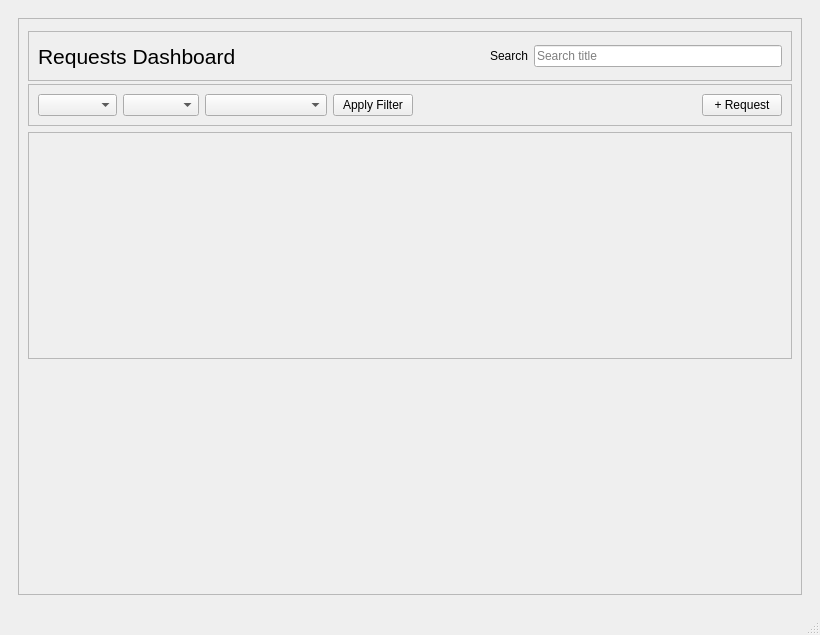
<?xml version="1.0" encoding="UTF-8"?>
<ui version="4.0">
 <class>MainWindow</class>
 <widget class="QMainWindow" name="MainWindow">
  <property name="geometry">
   <rect>
    <x>0</x>
    <y>0</y>
    <width>820</width>
    <height>635</height>
   </rect>
  </property>
  <property name="minimumSize">
   <size>
    <width>820</width>
    <height>0</height>
   </size>
  </property>
  <property name="maximumSize">
   <size>
    <width>16777215</width>
    <height>16777215</height>
   </size>
  </property>
  <property name="windowTitle">
   <string>MainWindow</string>
  </property>
  <widget class="QWidget" name="centralwidget">
   <property name="minimumSize">
    <size>
     <width>720</width>
     <height>0</height>
    </size>
   </property>
   <layout class="QHBoxLayout" name="horizontalLayout_5">
    <item>
     <widget class="QStackedWidget" name="stackedWidget">
      <property name="currentIndex">
       <number>1</number>
      </property>
      <widget class="QWidget" name="sign_in_Widget">
       <layout class="QVBoxLayout" name="verticalLayout_3">
        <item>
         <spacer name="verticalSpacer_3">
          <property name="orientation">
           <enum>Qt::Orientation::Vertical</enum>
          </property>
          <property name="sizeHint" stdset="0">
           <size>
            <width>20</width>
            <height>40</height>
           </size>
          </property>
         </spacer>
        </item>
        <item>
         <widget class="QFrame" name="frame_2">
          <property name="frameShape">
           <enum>QFrame::Shape::StyledPanel</enum>
          </property>
          <property name="frameShadow">
           <enum>QFrame::Shadow::Raised</enum>
          </property>
          <layout class="QVBoxLayout" name="verticalLayout_2">
           <item>
            <widget class="QLabel" name="label_title">
             <property name="font">
              <font>
               <family>Segoe UI</family>
               <pointsize>28</pointsize>
              </font>
             </property>
             <property name="text">
              <string>Merlin's Lamp: Request Manager</string>
             </property>
             <property name="alignment">
              <set>Qt::AlignmentFlag::AlignCenter</set>
             </property>
            </widget>
           </item>
          </layout>
         </widget>
        </item>
        <item>
         <widget class="QFrame" name="frame_7">
          <property name="frameShape">
           <enum>QFrame::Shape::StyledPanel</enum>
          </property>
          <property name="frameShadow">
           <enum>QFrame::Shadow::Raised</enum>
          </property>
          <layout class="QHBoxLayout" name="horizontalLayout_2">
           <item>
            <widget class="QFrame" name="frame_5">
             <property name="minimumSize">
              <size>
               <width>300</width>
               <height>0</height>
              </size>
             </property>
             <property name="maximumSize">
              <size>
               <width>300</width>
               <height>16777215</height>
              </size>
             </property>
             <property name="frameShape">
              <enum>QFrame::Shape::StyledPanel</enum>
             </property>
             <property name="frameShadow">
              <enum>QFrame::Shadow::Raised</enum>
             </property>
             <layout class="QVBoxLayout" name="verticalLayout_6">
              <item>
               <widget class="QFrame" name="frame_6">
                <property name="frameShape">
                 <enum>QFrame::Shape::StyledPanel</enum>
                </property>
                <property name="frameShadow">
                 <enum>QFrame::Shadow::Raised</enum>
                </property>
                <layout class="QVBoxLayout" name="verticalLayout">
                 <item>
                  <widget class="QFrame" name="frame_3">
                   <property name="maximumSize">
                    <size>
                     <width>400</width>
                     <height>16777215</height>
                    </size>
                   </property>
                   <property name="frameShape">
                    <enum>QFrame::Shape::StyledPanel</enum>
                   </property>
                   <property name="frameShadow">
                    <enum>QFrame::Shadow::Raised</enum>
                   </property>
                   <layout class="QGridLayout" name="gridLayout">
                    <item row="3" column="0">
                     <widget class="QLineEdit" name="lineEdit_password">
                      <property name="echoMode">
                       <enum>QLineEdit::EchoMode::Password</enum>
                      </property>
                     </widget>
                    </item>
                    <item row="2" column="0">
                     <widget class="QLabel" name="label">
                      <property name="text">
                       <string>Password</string>
                      </property>
                     </widget>
                    </item>
                    <item row="1" column="0">
                     <widget class="QLineEdit" name="lineEdit_username"/>
                    </item>
                    <item row="0" column="0">
                     <widget class="QLabel" name="label_2">
                      <property name="text">
                       <string>Username</string>
                      </property>
                     </widget>
                    </item>
                   </layout>
                  </widget>
                 </item>
                 <item>
                  <widget class="QFrame" name="frame">
                   <property name="maximumSize">
                    <size>
                     <width>250</width>
                     <height>16777215</height>
                    </size>
                   </property>
                   <property name="frameShape">
                    <enum>QFrame::Shape::StyledPanel</enum>
                   </property>
                   <property name="frameShadow">
                    <enum>QFrame::Shadow::Raised</enum>
                   </property>
                   <layout class="QVBoxLayout" name="verticalLayout_4">
                    <item>
                     <widget class="QFrame" name="frame_4">
                      <property name="frameShape">
                       <enum>QFrame::Shape::StyledPanel</enum>
                      </property>
                      <property name="frameShadow">
                       <enum>QFrame::Shadow::Raised</enum>
                      </property>
                      <layout class="QHBoxLayout" name="horizontalLayout">
                       <item>
                        <widget class="QPushButton" name="pushButton_userLogIn">
                         <property name="text">
                          <string>User Log in</string>
                         </property>
                        </widget>
                       </item>
                       <item>
                        <widget class="QPushButton" name="pushButton_AdminSignIn">
                         <property name="text">
                          <string>Admin Sign in</string>
                         </property>
                        </widget>
                       </item>
                      </layout>
                     </widget>
                    </item>
                    <item>
                     <widget class="QPushButton" name="pushButton_register">
                      <property name="text">
                       <string>Register</string>
                      </property>
                     </widget>
                    </item>
                   </layout>
                  </widget>
                 </item>
                </layout>
               </widget>
              </item>
             </layout>
            </widget>
           </item>
          </layout>
         </widget>
        </item>
        <item>
         <spacer name="verticalSpacer">
          <property name="orientation">
           <enum>Qt::Orientation::Vertical</enum>
          </property>
          <property name="sizeHint" stdset="0">
           <size>
            <width>20</width>
            <height>40</height>
           </size>
          </property>
         </spacer>
        </item>
       </layout>
      </widget>
      <widget class="QWidget" name="requests_dashboard">
       <layout class="QVBoxLayout" name="verticalLayout_5">
        <item>
         <widget class="QScrollArea" name="scrollArea_requestDashboard">
          <property name="minimumSize">
           <size>
            <width>720</width>
            <height>0</height>
           </size>
          </property>
          <property name="widgetResizable">
           <bool>true</bool>
          </property>
          <widget class="QWidget" name="scrollAreaWidgetContents">
           <property name="geometry">
            <rect>
             <x>0</x>
             <y>0</y>
             <width>782</width>
             <height>554</height>
            </rect>
           </property>
           <layout class="QVBoxLayout" name="verticalLayout_14">
            <item>
             <widget class="QFrame" name="frame_sort_search">
              <property name="minimumSize">
               <size>
                <width>0</width>
                <height>50</height>
               </size>
              </property>
              <property name="maximumSize">
               <size>
                <width>16777215</width>
                <height>43</height>
               </size>
              </property>
              <property name="frameShape">
               <enum>QFrame::Shape::StyledPanel</enum>
              </property>
              <property name="frameShadow">
               <enum>QFrame::Shadow::Raised</enum>
              </property>
              <layout class="QHBoxLayout" name="horizontalLayout_4">
               <item>
                <widget class="QLabel" name="label_request_dashboard">
                 <property name="font">
                  <font>
                   <pointsize>16</pointsize>
                  </font>
                 </property>
                 <property name="text">
                  <string>Requests Dashboard</string>
                 </property>
                </widget>
               </item>
               <item>
                <spacer name="horizontalSpacer">
                 <property name="orientation">
                  <enum>Qt::Orientation::Horizontal</enum>
                 </property>
                 <property name="sizeHint" stdset="0">
                  <size>
                   <width>150</width>
                   <height>20</height>
                  </size>
                 </property>
                </spacer>
               </item>
               <item>
                <widget class="QLabel" name="label_4">
                 <property name="text">
                  <string>Search</string>
                 </property>
                </widget>
               </item>
               <item>
                <widget class="QLineEdit" name="lineEdit_search">
                 <property name="maximumSize">
                  <size>
                   <width>300</width>
                   <height>16777215</height>
                  </size>
                 </property>
                 <property name="placeholderText">
                  <string>Search title</string>
                 </property>
                </widget>
               </item>
              </layout>
             </widget>
            </item>
            <item>
             <widget class="QFrame" name="frame_addRequest">
              <property name="minimumSize">
               <size>
                <width>0</width>
                <height>30</height>
               </size>
              </property>
              <property name="frameShape">
               <enum>QFrame::Shape::StyledPanel</enum>
              </property>
              <property name="frameShadow">
               <enum>QFrame::Shadow::Raised</enum>
              </property>
              <layout class="QHBoxLayout" name="horizontalLayout_8">
               <item>
                <widget class="QComboBox" name="comboBox_SortPriority">
                 <property name="placeholderText">
                  <string>Priority</string>
                 </property>
                 <item>
                  <property name="text">
                   <string>ALL</string>
                  </property>
                 </item>
                 <item>
                  <property name="text">
                   <string>LOW</string>
                  </property>
                 </item>
                 <item>
                  <property name="text">
                   <string>MEDIUM</string>
                  </property>
                 </item>
                 <item>
                  <property name="text">
                   <string>HIGH</string>
                  </property>
                 </item>
                </widget>
               </item>
               <item>
                <widget class="QComboBox" name="comboBox_SortStatus">
                 <property name="currentIndex">
                  <number>-1</number>
                 </property>
                 <property name="placeholderText">
                  <string>Status</string>
                 </property>
                 <item>
                  <property name="text">
                   <string>ALL</string>
                  </property>
                 </item>
                 <item>
                  <property name="text">
                   <string>Unread</string>
                  </property>
                 </item>
                 <item>
                  <property name="text">
                   <string>Working</string>
                  </property>
                 </item>
                 <item>
                  <property name="text">
                   <string>Finished</string>
                  </property>
                 </item>
                </widget>
               </item>
               <item>
                <widget class="QComboBox" name="comboBox_SortRequest">
                 <property name="placeholderText">
                  <string>Request</string>
                 </property>
                 <item>
                  <property name="text">
                   <string>ALL</string>
                  </property>
                 </item>
                 <item>
                  <property name="text">
                   <string>Feature</string>
                  </property>
                 </item>
                 <item>
                  <property name="text">
                   <string>Commission</string>
                  </property>
                 </item>
                 <item>
                  <property name="text">
                   <string>Problem Fix</string>
                  </property>
                 </item>
                 <item>
                  <property name="text">
                   <string>Request</string>
                  </property>
                 </item>
                 <item>
                  <property name="text">
                   <string>Reccomendation</string>
                  </property>
                 </item>
                </widget>
               </item>
               <item>
                <widget class="QPushButton" name="btn_apply_filter">
                 <property name="text">
                  <string>Apply Filter</string>
                 </property>
                </widget>
               </item>
               <item>
                <spacer name="horizontalSpacer_3">
                 <property name="orientation">
                  <enum>Qt::Orientation::Horizontal</enum>
                 </property>
                 <property name="sizeHint" stdset="0">
                  <size>
                   <width>40</width>
                   <height>20</height>
                  </size>
                 </property>
                </spacer>
               </item>
               <item>
                <widget class="QPushButton" name="pushButton_add_request">
                 <property name="text">
                  <string>+ Request</string>
                 </property>
                </widget>
               </item>
              </layout>
             </widget>
            </item>
            <item>
             <widget class="QFrame" name="frame_allRequests">
              <property name="sizePolicy">
               <sizepolicy hsizetype="Expanding" vsizetype="Expanding">
                <horstretch>0</horstretch>
                <verstretch>0</verstretch>
               </sizepolicy>
              </property>
              <property name="minimumSize">
               <size>
                <width>0</width>
                <height>0</height>
               </size>
              </property>
              <property name="frameShape">
               <enum>QFrame::Shape::StyledPanel</enum>
              </property>
              <property name="frameShadow">
               <enum>QFrame::Shadow::Raised</enum>
              </property>
              <layout class="QVBoxLayout" name="verticalLayout_8"/>
             </widget>
            </item>
            <item>
             <spacer name="verticalSpacer_4">
              <property name="orientation">
               <enum>Qt::Orientation::Vertical</enum>
              </property>
              <property name="sizeHint" stdset="0">
               <size>
                <width>20</width>
                <height>40</height>
               </size>
              </property>
             </spacer>
            </item>
           </layout>
          </widget>
         </widget>
        </item>
       </layout>
      </widget>
      <widget class="QWidget" name="RegisterPage">
       <layout class="QHBoxLayout" name="horizontalLayout_3"/>
      </widget>
     </widget>
    </item>
   </layout>
  </widget>
  <widget class="QMenuBar" name="menubar">
   <property name="geometry">
    <rect>
     <x>0</x>
     <y>0</y>
     <width>820</width>
     <height>22</height>
    </rect>
   </property>
  </widget>
  <widget class="QStatusBar" name="statusbar"/>
 </widget>
 <resources>
  <include location="../style/rsc.qrc"/>
 </resources>
 <connections/>
</ui>
